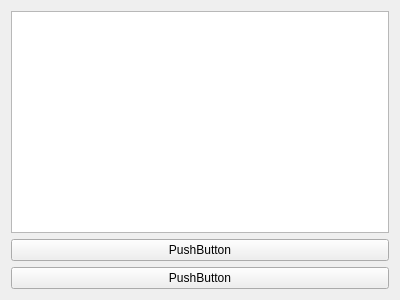
<?xml version="1.0" encoding="UTF-8"?>
<ui version="4.0">
 <class>TcpTest</class>
 <widget class="QWidget" name="TcpTest">
  <property name="geometry">
   <rect>
    <x>0</x>
    <y>0</y>
    <width>400</width>
    <height>300</height>
   </rect>
  </property>
  <property name="windowTitle">
   <string>Form</string>
  </property>
  <layout class="QVBoxLayout" name="verticalLayout">
   <item>
    <widget class="QTextEdit" name="textView">
     <property name="readOnly">
      <bool>true</bool>
     </property>
    </widget>
   </item>
   <item>
    <widget class="QPushButton" name="exitbutton">
     <property name="text">
      <string>PushButton</string>
     </property>
    </widget>
   </item>
   <item>
    <widget class="QPushButton" name="nothing_button">
     <property name="text">
      <string>PushButton</string>
     </property>
    </widget>
   </item>
  </layout>
 </widget>
 <resources/>
 <connections/>
</ui>
